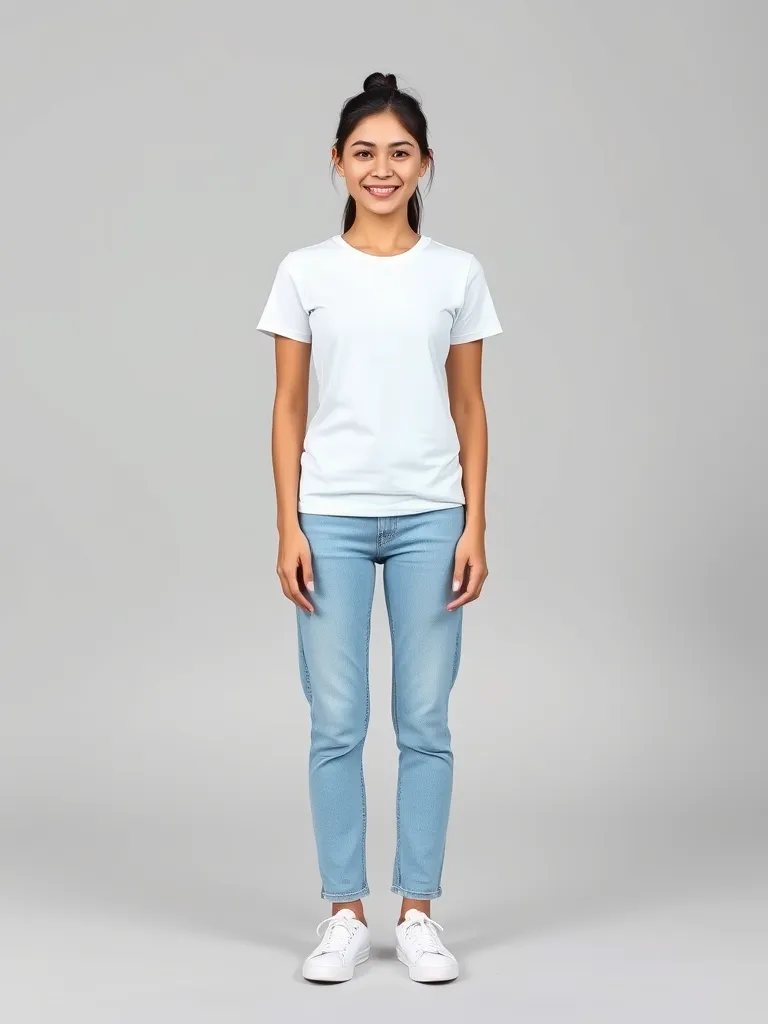
#> input picture extension/dev/samples/model.jpg, 768 x 1024 px
$ python -i fake-camera.py   (imports and definitions only)
#> lines starting #> are read from the running program, lines starting #| are printed output that depends on the picture
"""Makes a fake webcam video (Y4M) from a still photo, for Chrome's --use-file-for-fake-video-capture.

    python tools/fake-camera.py extension/dev/samples/model.jpg ~/.cache/tryon-e2e/camera.y4m [--speed 3] [--noise 4]

The person sways, leans and steps closer, so the live mirror has motion to track. --speed 3 moves
three times as fast (a sway every 2.7 s, up to about 210 px/s), closer to a person turning in front
of a mirror; --speed 0 stands still. --noise 4 adds a webcam's sensor noise (sigma, out of 255):
identical frames give the pose model nothing to jitter on, which flatters any smoothing. Use only
AI-generated photos here (the repo's samples are made with FLUX.1-schnell), never a real person's.
Needs numpy and Pillow.
"""

import math
import sys

import numpy as np
from PIL import Image

W, H, FPS, SECONDS = 960, 720, 30, 8


def main(src: str, out: str, speed: int = 1, noise: float = 0.0) -> None:
#> called with src = '../extension/dev/samples/model.jpg', out = 'out.png', speed = 1, noise = 0
    rng = np.random.default_rng(7)
    photo = Image.open(src).convert("RGB")
#> photo is the input picture: PIL image 768x1024 RGB; mean R, G, B 196.6, 197.2, 197.1
    corner = np.array(photo.crop((0, 0, 16, 16))).reshape(-1, 3).mean(axis=0)
#> corner = [198, 198, 198]
    bg = tuple(int(c) for c in corner)
#> bg = (198, 198, 198)
    # Feathered edges, so the pasted photo blends into the backdrop as it moves.
    fade = 80
    ramp = np.minimum(np.arange(photo.width), np.arange(photo.width)[::-1])[None, :]
    rampy = np.minimum(np.arange(photo.height), np.arange(photo.height)[::-1])[:, None]
    edge = np.clip(np.minimum(ramp, rampy) / fade, 0, 1)
    photo_mask = Image.fromarray((edge * 255).astype(np.uint8))
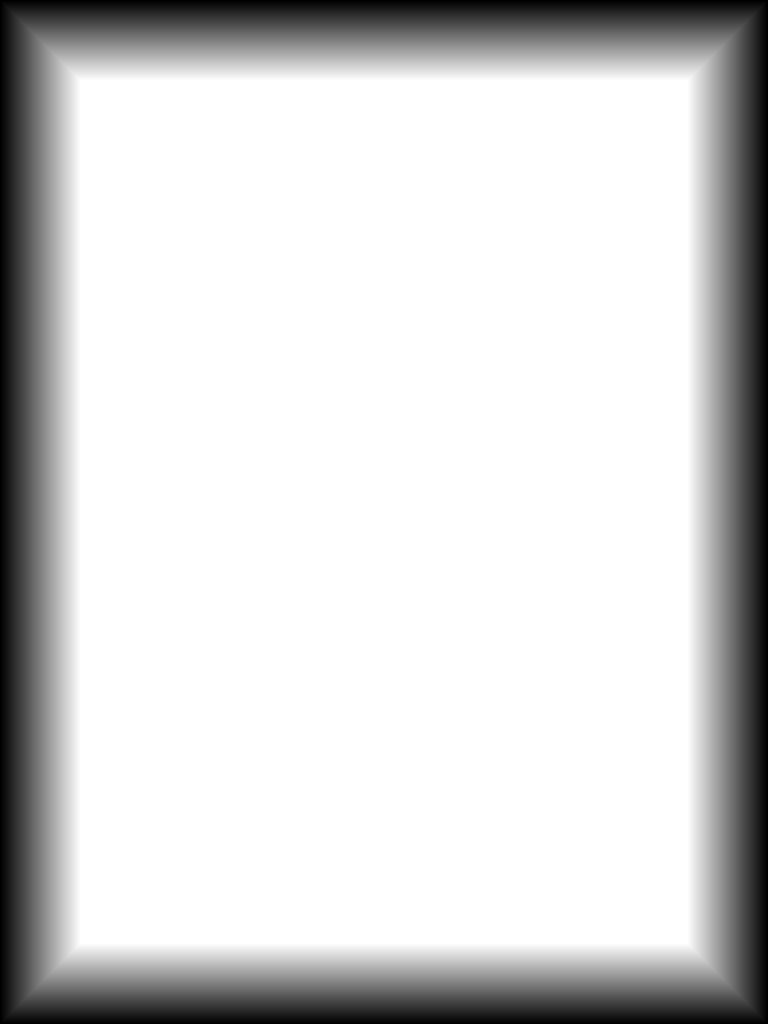
#> photo_mask: PIL image 768x1024 L; min 0, max 255, mean 210.6
    base_h = H * 0.96
    frames = FPS * SECONDS
    with open(out, "wb") as f:
        f.write(f"YUV4MPEG2 W{W} H{H} F{FPS}:1 Ip A1:1 C420jpeg\n".encode())
        for i in range(frames):
            # A whole number of cycles per loop, so the video repeats without a jump.
            t = i / frames * 2 * math.pi * speed
            scale = 1.0 + 0.06 * math.sin(t)  # steps closer and back
            angle = 4.0 * math.sin(2 * t)  # leans
            dx = 90 * math.sin(t)  # sways
            h = int(base_h * scale)
            w = int(photo.width * h / photo.height)
            person = photo.resize((w, h), Image.BILINEAR).rotate(angle, resample=Image.BILINEAR, expand=True, fillcolor=bg)
            mask = photo_mask.resize((w, h), Image.BILINEAR).rotate(angle, resample=Image.BILINEAR, expand=True, fillcolor=0)
            frame = Image.new("RGB", (W, H), bg)
            frame.paste(person, (int(W / 2 - person.width / 2 + dx), int(H - person.height * 0.98)), mask)
            if noise > 0:
                grainy = np.asarray(frame, dtype=np.float32) + rng.normal(0, noise, (H, W, 3))
                frame = Image.fromarray(np.clip(grainy, 0, 255).astype(np.uint8))
            yuv = np.array(frame.convert("YCbCr"))
            y = yuv[:, :, 0]
            cb = yuv[:, :, 1].reshape(H // 2, 2, W // 2, 2).mean(axis=(1, 3)).astype(np.uint8)
            cr = yuv[:, :, 2].reshape(H // 2, 2, W // 2, 2).mean(axis=(1, 3)).astype(np.uint8)
            f.write(b"FRAME\n")
            f.write(y.tobytes())
            f.write(cb.tobytes())
            f.write(cr.tobytes())
#> this loop made 130 passes
#> pass 1, in main, `yuv = np.array(frame.convert("YCbCr"))`:
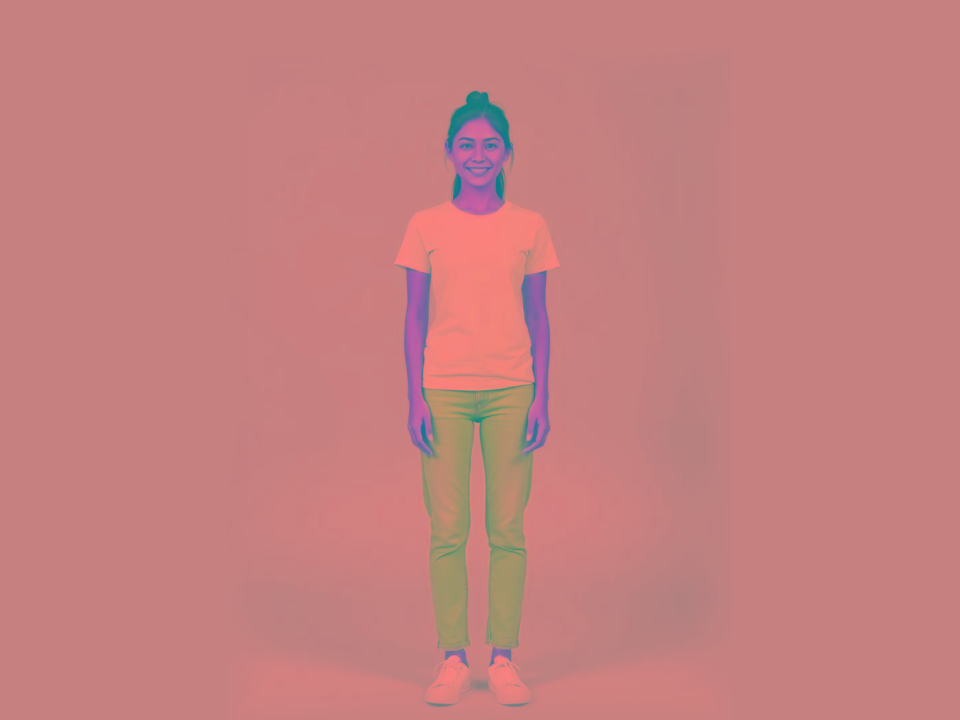
#> yuv: shape (720, 960, 3); mean R, G, B 197.3, 127.9, 127.8
#> after the loop:
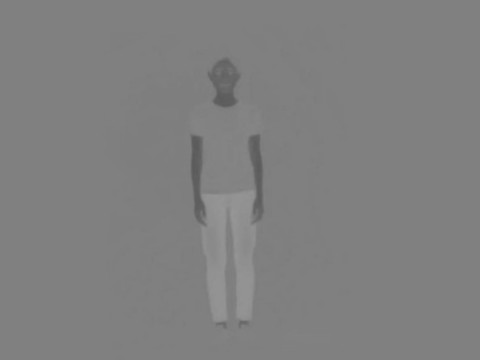
#> cb: shape (360, 480); min 90, max 151, mean 127.9
#> after the loop:
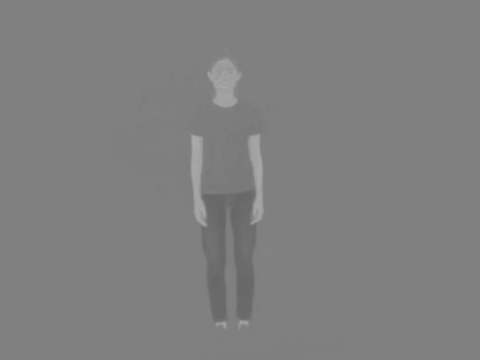
#> cr: shape (360, 480); min 102, max 170, mean 127.7
#> after the loop:
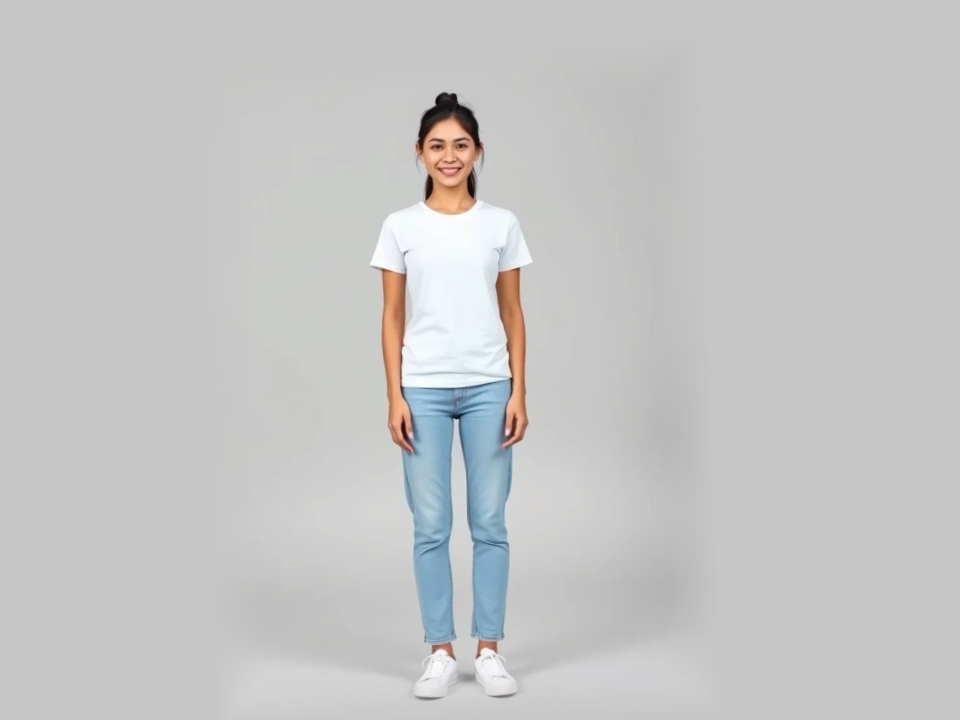
#> frame: PIL image 960x720 RGB; mean R, G, B 197.2, 197.5, 197.5
#> after the loop:
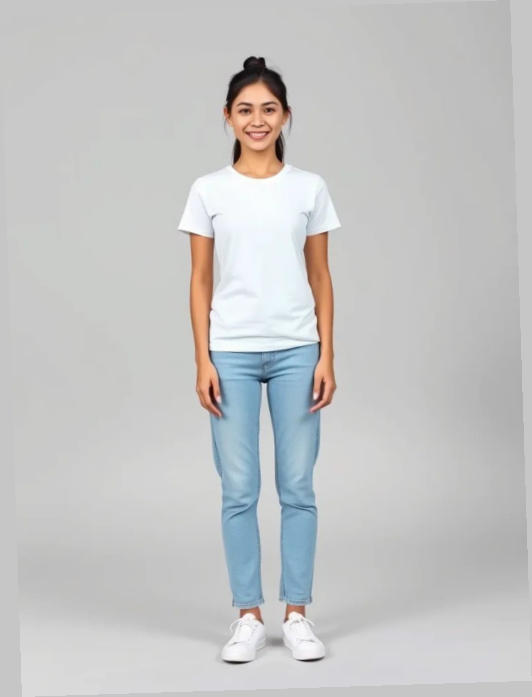
#> person: PIL image 532x697 RGB; mean R, G, B 196.6, 197.1, 197
#> after the loop:
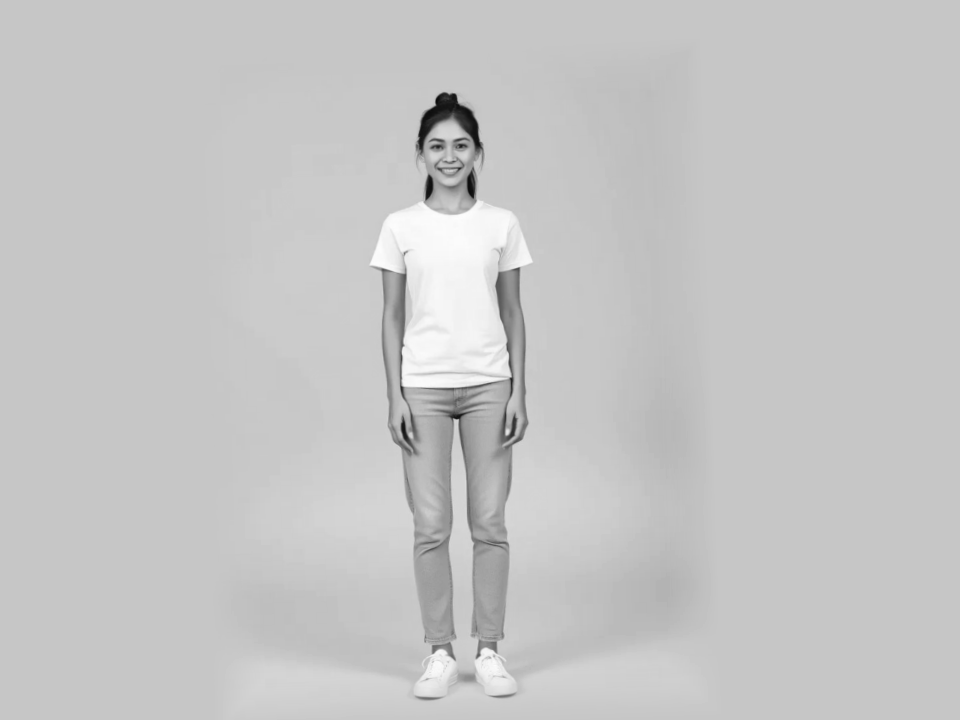
#> y: shape (720, 960); min 10, max 253, mean 197.2
    print(f"{out}: {frames} frames, {W}x{H} at {FPS} fps")


# [9 lines not run here, left out]

#> (the run stopped early here; a loop or call above may not have finished)
